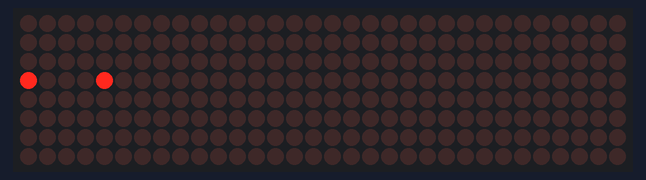
A sketch run on a simulated Arduino Uno, built with avr-gcc and run on an emulated ATmega328P. Parts: 32×8 LED matrix.

Above: at 10.1 s.
At 16.1 s:
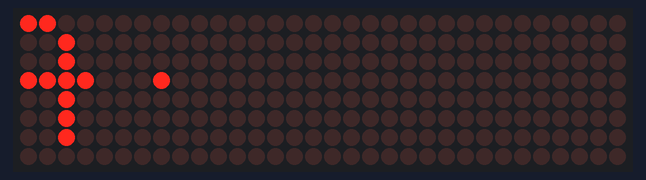
At 20.1 s:
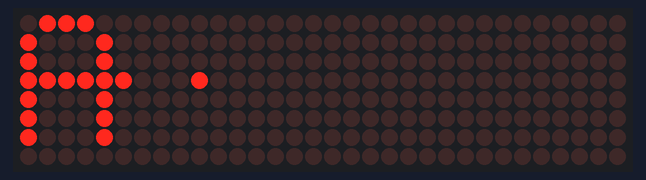
At 24.1 s:
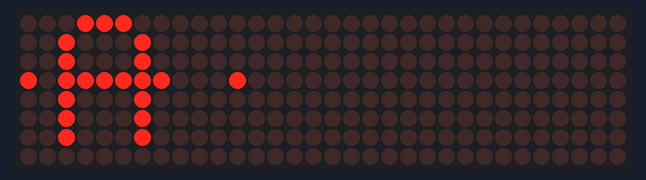
At 30.1 s:
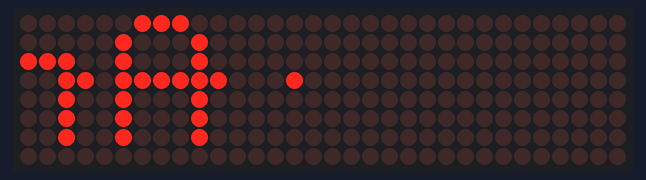
At 38.1 s:
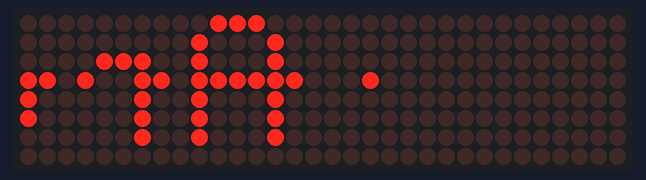

Measured:
- what the display in image 0 shows lasts 2.0 s, from 10.0 s to 12.0 s

The sketch:

Snake.ino
```cpp
// Programa : Painel de leds com modulo Max7219  // Adaptacoes e comentarios : Arduino e Cia

// Carrega a biblioteca MD_MAX72xx
#include <MD_MAX72xx.h>
// Numero de modulos utilizados
#define     MAX_DEVICES    4

// Ligacoes ao Arduino
#define     DATA_PIN     4
#define     CS_PIN       5
#define     CLK_PIN      6
MD_MAX72XX mx = MD_MAX72XX(DATA_PIN, CLK_PIN, CS_PIN, MAX_DEVICES);

// Velocidade do scroll
#define SCROLL_DELAY     2000
// Colunas entre cada caracter
#define     CHAR_SPACING     1
#define     BUF_SIZE     75

char curMessage[BUF_SIZE];
char newMessage[BUF_SIZE];

uint8_t scrollDataSource(uint8_t dev, MD_MAX72XX::transformType_t t)  {
  static char          *p = curMessage;
  static uint8_t     state = 0;
  static uint8_t     curLen, showLen;
  static uint8_t     cBuf[8];
  uint8_t colData;

  switch(state)    {
    case 0:
      showLen = mx.getChar(*p++, sizeof(cBuf)/sizeof(cBuf[0]), cBuf);
      curLen = 0;
      state++;
      if (*p == ' ')      {
        p = curMessage;
      }
      break;

    case 1:
      colData = cBuf[curLen++];
      if (curLen == showLen)      {
        showLen = CHAR_SPACING;
        curLen = 0;
        state = 2;
      }
      break;

    case 2:
      colData = 0;
      curLen++;
      if (curLen == showLen)
        state = 0;
      break;

    default:
      state = 0;

   }

   return(colData);
}

void scrollText(void)  {
  static uint32_t     prevTime = 0;
  if (millis()-prevTime >= SCROLL_DELAY)    {
     mx.transform(MD_MAX72XX::TSR);
     prevTime = millis();
  }
}

void setup()  {
  mx.begin();
  mx.setShiftDataInCallback(scrollDataSource);
  // Define o nivel de luminosidade
  mx.control(MD_MAX72XX::INTENSITY, 4);
  // Mensagem a ser exibida
  strcpy(curMessage, " Arduino e Cia ");
  newMessage[0] = ' ';
}

void loop()   {
  scrollText();
}
```
